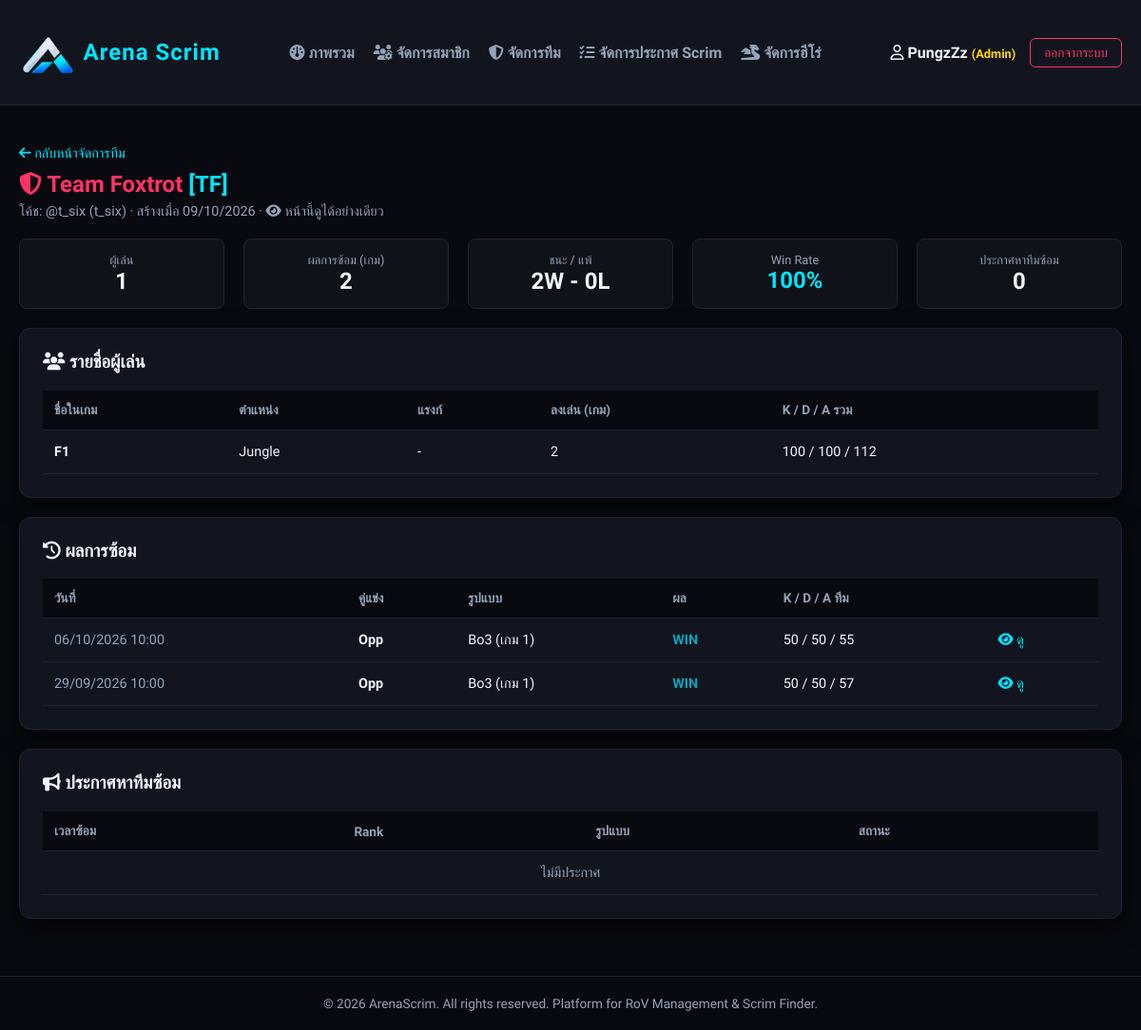
The app's page /ArenaScrim/ArenaScrim/admin/team-detail.php?id=27 (signed in) with its own data.
### tables this page shows
CREATE TABLE `teams` (
  `team_id` int(11) NOT NULL,
  `team_name` varchar(100) NOT NULL,
  `team_tag` varchar(10) NOT NULL,
  `leader_id` int(11) DEFAULT NULL COMMENT 'โค้ชของทีม (NULL = ไม่มีโค้ช)',
  `discord_link` varchar(255) DEFAULT NULL,
  `facebook_link` varchar(255) DEFAULT NULL,
  `line_id` varchar(100) DEFAULT NULL,
  `created_at` timestamp NOT NULL DEFAULT current_timestamp()
);

CREATE TABLE `users` (
  `user_id` int(11) NOT NULL,
  `username` varchar(50) NOT NULL,
  `email` varchar(100) NOT NULL,
  `password` varchar(255) NOT NULL,
  `display_name` varchar(100) NOT NULL,
  `role` enum('user','admin') DEFAULT 'user',
  `created_at` timestamp NOT NULL DEFAULT current_timestamp(),
  `nickname` varchar(100) DEFAULT NULL,
  `fullname` varchar(255) DEFAULT NULL,
  `open_id` varchar(255) DEFAULT NULL,
  `full_id` varchar(255) DEFAULT NULL
);

CREATE TABLE `team_members` (
  `member_id` int(11) NOT NULL,
  `team_id` int(11) NOT NULL,
  `user_id` int(11) DEFAULT NULL COMMENT 'บัญชีที่เพิ่มรายชื่อ (ไม่ใช่บัญชีของผู้เล่น — D-11)',
  `in_game_name` varchar(100) NOT NULL,
  `main_role` varchar(50) DEFAULT NULL,
  `nickname` varchar(100) DEFAULT NULL COMMENT 'ชื่อเล่น',
  `fullname` varchar(255) DEFAULT NULL COMMENT 'ชื่อ-นามสกุลจริง',
  `open_id` varchar(100) DEFAULT NULL COMMENT 'OpenID ในเกม',
  `full_id` varchar(100) DEFAULT NULL COMMENT 'Full ID ตัวละคร',
  `current_rank` varchar(50) DEFAULT NULL COMMENT 'แรงก์ปัจจุบัน',
  `contact` varchar(255) DEFAULT NULL COMMENT 'ช่องทางติดต่อ เช่น Line / Discord',
  `member_note` text DEFAULT NULL COMMENT 'หมายเหตุ ฮีโร่ถนัด ฯลฯ',
  `info_updated_at` datetime DEFAULT NULL COMMENT 'แก้ไขข้อมูลส่วนตัวล่าสุด',
  `joined_at` timestamp NOT NULL DEFAULT current_timestamp()
);

CREATE TABLE `scrim_matches` (
  `match_id` int(11) NOT NULL,
  `team_id` int(11) NOT NULL,
  `series_id` int(11) DEFAULT NULL,
  `opponent_name` varchar(100) NOT NULL,
  `match_result` enum('WIN','LOSS') NOT NULL,
  `match_date` datetime DEFAULT current_timestamp(),
  `match_type` varchar(10) DEFAULT 'Bo3',
  `game_number` int(11) DEFAULT 1,
  `match_duration` varchar(10) DEFAULT NULL,
  `replay_url` varchar(255) DEFAULT NULL,
  `match_note` text DEFAULT NULL,
  `enemy_hero_1` varchar(50) DEFAULT NULL,
  `enemy_hero_2` varchar(50) DEFAULT NULL,
  `enemy_hero_3` varchar(50) DEFAULT NULL,
  `enemy_hero_4` varchar(50) DEFAULT NULL,
  `enemy_hero_5` varchar(50) DEFAULT NULL,
  `match_image_url` varchar(255) DEFAULT NULL,
  `team_dragons` int(11) DEFAULT 0,
  `team_slayers` int(11) DEFAULT 0,
  `team_towers` int(11) DEFAULT 0,
  `first_dragon` tinyint(1) DEFAULT 0,
  `first_tower` tinyint(1) DEFAULT 0,
  `team_god_slayers` int(11) DEFAULT 0
);

### ArenaScrim/ArenaScrim/config/functions.php (called while the page is built, shortened)
<?php
function e($value)
{
    return htmlspecialchars((string)($value ?? ''), ENT_QUOTES, 'UTF-8');
}
function paginate_rows(array $rows)
{
    $pages = max(1, (int)ceil(count($rows) / PER_PAGE));
    $page = min($pages, max(1, (int)($_GET['page'] ?? 1)));
    return [array_slice($rows, ($page - 1) * PER_PAGE, PER_PAGE), $page, $pages];
}

### ArenaScrim/ArenaScrim/admin/team-detail.php (the view, shortened to what this page needs)
<?php
require_once '../config/db.php';
$team_id = (int)($_GET['id'] ?? 0);
$stmt = $pdo->prepare("SELECT t.*, u.username AS coach_username, u.display_name AS coach_name
    FROM teams t LEFT JOIN users u ON t.leader_id = u.user_id WHERE t.team_id = ?");
$stmt->execute([$team_id]);
$team = $stmt->fetch();
$stmt = $pdo->prepare("SELECT tm.member_id, tm.in_game_name, tm.main_role, tm.current_rank,
        COUNT(s.stat_id) AS games, SUM(s.kills) AS k, SUM(s.deaths) AS d, SUM(s.assists) AS a
    FROM team_members tm LEFT JOIN match_player_stats s ON s.member_id = tm.member_id
    WHERE tm.team_id = ? GROUP BY tm.member_id ORDER BY tm.member_id");
$stmt->execute([$team_id]);
$members = $stmt->fetchAll();
$stmt = $pdo->prepare("SELECT m.match_id, m.match_date, m.opponent_name, m.match_type, m.game_number, m.match_result,
        COALESCE(SUM(s.kills), 0) AS k, COALESCE(SUM(s.deaths), 0) AS d, COALESCE(SUM(s.assists), 0) AS a
    FROM scrim_matches m LEFT JOIN match_player_stats s ON s.match_id = m.match_id
    WHERE m.team_id = ? GROUP BY m.match_id ORDER BY m.match_date DESC, m.match_id DESC");
$stmt->execute([$team_id]);
$matches = $stmt->fetchAll();
$wins = count(array_filter($matches, function ($m) { return $m['match_result'] === 'WIN'; }));
$total = count($matches);
$win_rate = $total ? round($wins / $total * 100, 1) : 0;
$stmt = $pdo->prepare("SELECT post_id, avg_rank, match_format, scrim_time, status FROM scrim_posts WHERE team_id = ? ORDER BY scrim_time DESC");
$stmt->execute([$team_id]);
$posts = $stmt->fetchAll();
[$matches_page, $page, $pages] = paginate_rows($matches);
$box = "background: rgba(255,255,255,0.03); border: 1px solid var(--border-color); border-radius: 8px; padding: 14px; text-align: center;";
include '../includes/header.php';
?>
<div style="margin-top: 20px;">
    <a href="teams.php" style="color: var(--neon-cyan); text-decoration: none; font-size: 0.9rem;"><i class="fa-solid fa-arrow-left"></i> กลับหน้าจัดการทีม</a>
    <h2 style="color: var(--neon-red); margin: 10px 0 6px 0;"><i class="fa-solid fa-shield-halved"></i> <?= e($team['team_name']) ?> <span style="color: var(--neon-cyan);">[<?= e($team['team_tag']) ?>]</span></h2>
    <p style="color: var(--text-muted); margin: 0 0 20px 0; font-size: 0.9rem;">
        โค้ช: <?= $team['coach_username'] ? '@' . e($team['coach_username']) . ' (' . e($team['coach_name']) . ')' : '<span style="color: var(--neon-red);">ไม่มีโค้ช</span>' ?>
        · สร้างเมื่อ <?= date('d/m/Y', strtotime($team['created_at'])) ?>
        · <i class="fa-solid fa-eye"></i> หน้านี้ดูได้อย่างเดียว
    </p>
    <div class="admin-stats-grid" style="grid-template-columns: repeat(auto-fit, minmax(150px, 1fr)); margin-bottom: 20px;">
        <div style="<?= $box ?>"><div style="color: var(--text-muted); font-size: 0.8rem;">ผู้เล่น</div><div style="font-size: 1.5rem; font-weight: bold;"><?= count($members) ?></div></div>
        <div style="<?= $box ?>"><div style="color: var(--text-muted); font-size: 0.8rem;">ผลการซ้อม (เกม)</div><div style="font-size: 1.5rem; font-weight: bold;"><?= $total ?></div></div>
        <div style="<?= $box ?>"><div style="color: var(--text-muted); font-size: 0.8rem;">ชนะ / แพ้</div><div style="font-size: 1.5rem; font-weight: bold;"><?= $wins ?>W - <?= $total - $wins ?>L</div></div>
        <div style="<?= $box ?>"><div style="color: var(--text-muted); font-size: 0.8rem;">Win Rate</div><div style="font-size: 1.5rem; font-weight: bold; color: var(--neon-cyan);"><?= $win_rate ?>%</div></div>
        <div style="<?= $box ?>"><div style="color: var(--text-muted); font-size: 0.8rem;">ประกาศหาทีมซ้อม</div><div style="font-size: 1.5rem; font-weight: bold;"><?= count($posts) ?></div></div>
    </div>
    <div class="arena-card" style="margin-bottom: 20px;">
        <h3 style="margin-top: 0; color: var(--text-main);"><i class="fa-solid fa-users"></i> รายชื่อผู้เล่น</h3>
        <table class="admin-table">
            <thead><tr><th>ชื่อในเกม</th><th>ตำแหน่ง</th><th>แรงก์</th><th>ลงเล่น (เกม)</th><th>K / D / A รวม</th></tr></thead>
            <tbody>
                <?php foreach ($members as $m): ?>
                    <tr>
                        <td style="font-weight: 600; color: var(--text-main);"><?= e($m['in_game_name']) ?></td>
                        <td><?= e(MEMBER_ROLES[$m['main_role']] ?? $m['main_role'] ?: '-') ?></td>
                        <td><?= e($m['current_rank'] ?: '-') ?></td>
                        <td><?= (int)$m['games'] ?></td>
                        <td><?= (int)$m['k'] ?> / <?= (int)$m['d'] ?> / <?= (int)$m['a'] ?></td>
                    </tr>
                <?php endforeach; ?>
            </tbody>
        </table>
    </div>
    <div class="arena-card" style="margin-bottom: 20px;">
        <h3 style="margin-top: 0; color: var(--text-main);"><i class="fa-solid fa-clock-rotate-left"></i> ผลการซ้อม</h3>
        <table class="admin-table">
            <thead><tr><th>วันที่</th><th>คู่แข่ง</th><th>รูปแบบ</th><th>ผล</th><th>K / D / A ทีม</th><th></th></tr></thead>
            <tbody>
                <?php foreach ($matches_page as $m): ?>
                    <tr>
                        <td style="color: var(--text-muted); white-space: nowrap;"><?= date('d/m/Y H:i', strtotime($m['match_date'])) ?></td>
                        <td style="font-weight: 600;"><?= e($m['opponent_name']) ?></td>
                        <td><?= e($m['match_type']) ?> (เกม <?= (int)$m['game_number'] ?>)</td>
                        <td style="font-weight: 600; color: <?= $m['match_result'] === 'WIN' ? '#0ca5bd' : '#f03e3e' ?>;"><?= e($m['match_result']) ?></td>
                        <td><?= (int)$m['k'] ?> / <?= (int)$m['d'] ?> / <?= (int)$m['a'] ?></td>
                        <td><a href="../user/match-detail.php?id=<?= (int)$m['match_id'] ?>" style="color: var(--neon-cyan); text-decoration: none;"><i class="fa-solid fa-eye"></i> ดู</a></td>
                    </tr>
                <?php endforeach; ?>
            </tbody>
        </table>
    </div>
    <div class="arena-card">
        <h3 style="margin-top: 0; color: var(--text-main);"><i class="fa-solid fa-bullhorn"></i> ประกาศหาทีมซ้อม</h3>
        <table class="admin-table">
            <thead><tr><th>เวลาซ้อม</th><th>Rank</th><th>รูปแบบ</th><th>สถานะ</th></tr></thead>
            <tbody>
                <?php if (!$posts): ?>
                    <tr><td colspan="4" style="text-align: center; color: var(--text-muted);">ไม่มีประกาศ</td></tr>
                <?php endif; ?>
            </tbody>
        </table>
    </div>
</div>
<?php include '../includes/footer.php'; ?>

### ArenaScrim/ArenaScrim/assets/css/main.css (style rules this page uses)
:root { --bg-dark: #090A0F; --card-bg: #12151E; --border-color: #1E2433; --text-main: #F1F5F9; --text-muted: #94A3B8; --neon-cyan: #00E5FF; --neon-gold: #FFD700; --neon-red: #FF3366; }
*, *::before, *::after { box-sizing: border-box; }
body { background-color: var(--bg-dark); color: var(--text-main); font-family: 'Prompt', sans-serif; margin: 0; padding: 0; }
.arena-card { background-color: var(--card-bg); border: 1px solid var(--border-color); border-radius: 12px; padding: 24px; box-shadow: 0 8px 24px rgba(0, 0, 0, 0.6); }

### ArenaScrim/ArenaScrim/assets/css/admin.css (style rules this page uses)
.admin-stats-grid { display: grid; grid-template-columns: repeat(auto-fit, minmax(220px, 1fr)); gap: 20px; margin-bottom: 30px; }
.admin-table { width: 100%; border-collapse: collapse; margin-top: 15px; }
.admin-table th { background-color: #090A0F; color: var(--text-muted); text-align: left; padding: 12px; font-size: 0.85rem; border-bottom: 1px solid var(--border-color); }
.admin-table td { padding: 14px 12px; border-bottom: 1px solid var(--border-color); color: var(--text-main); font-size: 0.9rem; }

### records on screen
teams: team_name "Team Foxtrot", team_tag "TF", leader.username "t_six", leader.display_name "t_six", created_at "09/10/2026"
team_members: in_game_name "F1", main_role "Jungle", current_rank "-", games "2", k "100", d "100", a "112"
scrim_matches: match_date "06/10/2026 10:00", opponent_name "Opp", match_type "Bo3", game_number "1", match_result "WIN", k "50", d "50", a "55"
scrim_matches: match_date "29/09/2026 10:00", opponent_name "Opp", match_type "Bo3", game_number "1", match_result "WIN", k "50", d "50", a "57"

### other values on screen
$label "ภาพรวม"
$label "จัดการสมาชิก"
$label "จัดการทีม"
$label "จัดการประกาศ Scrim"
$label "จัดการฮีโร่"
$_SESSION['display_name'] "PungzZz"
count($members) "1"
$total "2"
$wins "2"
$total - $wins "0"
$win_rate "100"
count($posts) "0"
